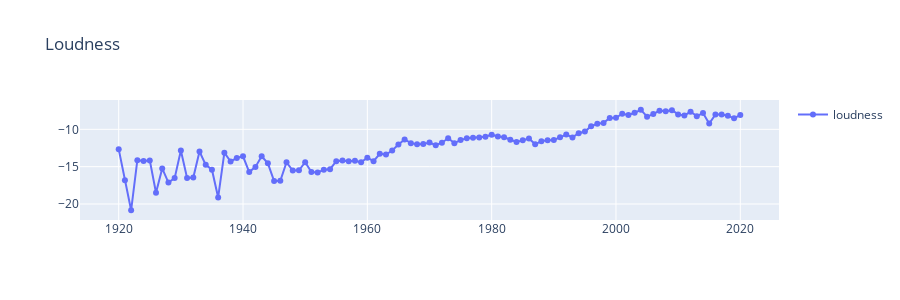

Notebook source saved alongside this figure:
### Code cell
fig =go.Figure()
fig.add_trace(go.Scatter(x=df_year['year'], y=df_year['loudness'], mode='markers + lines',name="loudness",showlegend=True))
fig.update_layout(title='Loudness',height=300)
fig.show()
